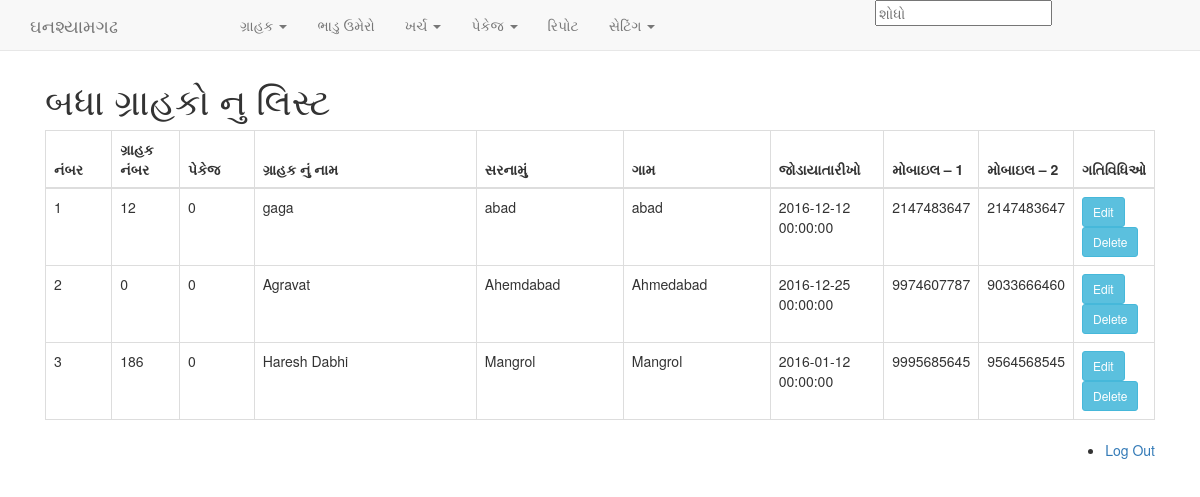
The app's page /index.php/customer with its own data.
### tables this page shows
CREATE TABLE IF NOT EXISTS `tbl_customer` (
  `cid` int(11) NOT NULL AUTO_INCREMENT,
  `cno` int(11) NOT NULL,
  `pid` int(11) NOT NULL COMMENT 'plan id',
  `cname` varchar(255) NOT NULL,
  `address` varchar(255) NOT NULL,
  `city` varchar(50) NOT NULL,
  `mobile1` varchar(12) NOT NULL,
  `mobiel2` varchar(12) NOT NULL,
  `entrydate` datetime NOT NULL,
  PRIMARY KEY (`cid`),
  UNIQUE KEY `cno` (`cno`)
);

### application/controllers/Customer.php (called while the page is built, shortened)
<?php
class Customer extends CI_Controller {
private $limit = 20;
	function __construct()
	{
		$this->load->model('Customermodel','',TRUE);
		$this->load->model('Packagemodel','',TRUE);
		$this->load->helper(array('form', 'url'));
    	$this->load->library('form_validation');
	}
	public function index()
	{
		$session_data = $this->session->userdata('logged_in');
		$data['email'] = $session_data['email'];
		$data['session_data'] = $session_data;
		$uri_segment = 4;
		$offset = $this->uri->segment($uri_segment);
		$viewdata = $this->Customermodel->get_paged_list($this->limit, $offset)->result();
		$data["viewdata"] = $viewdata;
		$data['title'] = 'Customer';
		$data['action'] = "All Record";
		$this->load->library('pagination');
		$config['base_url'] = base_url()."customer/index/";
		$config['total_rows'] = $this->Customermodel->count_all();
		$config['per_page'] = $this->limit;
		$config['uri_segment'] = $uri_segment;
		$this->pagination->initialize($config);
		$data['pagination'] = $this->pagination->create_links();
		$data['message'] = $this->session->flashdata('message');
		$data["num"] = $this->uri->segment(4);
		$this->load->view('header',$data);
		$this->load->view('customer/all',$data);
		$this->load->view('footer');
	}
}

### index.php (called while the page is built, shortened)
<?php
require_once BASEPATH.'core/CodeIgniter.php';

### application/models/Customermodel.php (called while the page is built, shortened)
<?php
Class Customermodel extends CI_Model
{
	private $table = 'tbl_customer';
	function get_paged_list($limit = 10, $offset = 0)
	{
		$this->db->order_by('cid');
		return $this->db->get($this->table, $limit, $offset);
	}
	function count_all()
	{
		$this->db->order_by('cid','desc');
		return $this->db->count_all($this->table);
	}
}
?>

### application/views/customer/all.php (the view)
 <section>
 	<div class="container">
     	<main class="main" style="margin-top:60px;">
         	<div class="table_wrapp">
             	<div class="content-header">
             	<div class="col-md-12">
                 	<h1 class="bg">બધા ગ્રાહકો નુ લિસ્ટ
                      </h1>
                 </div>
             	</div>
             </div>
             <div class="col-md-12">
     			<table id="example" class="table table-bordered" cellspacing="0" width="100%">
                 <thead>
                     <tr>
                         <th width="7%" height="42">નંબર  </th>
                         <th width="7%" height="42">ગ્રાહક નંબર  </th>
                          <th width="8%">પેકેજ </th>
                          <th width="28%">ગ્રાહક નું નામ</th>
                          <th width="16%">  સરનામું</th>
                          <th width="16%">  ગામ</th>
                          <th width="11%"> જોડાયાતારીખો</th>
                          <th width="18%" class="radius_right">મોબાઇલ – 1</th>
                          <th width="12%" class="radius_right">મોબાઇલ – 2</th>
                          <th width="20%">ગતિવિધિઓ</th>
                     </tr>
                 </thead>
                 <tbody>
                     <?php  $i=1; foreach($viewdata as $item) { ?>
                     <tr>
                         <td><?php echo $i+$num;  ?> </td>
                         <td><?php echo $item->cno;  ?> </td>
                         <td><?php echo $item->pid;  ?></td>
                         <td><?php echo $item->cname;  ?></td>
                         <td><?php echo $item->address;  ?></td>
                         <td><?php echo $item->city;  ?></td>
                         <td><?php echo $item->entrydate;  ?></td>
                         <td><?php echo $item->mobile1;  ?></td>
                         <td><?php echo $item->mobiel2;  ?></td>
                         <th>
                           <a href="<?php echo base_url(); ?>customer/edit/<?php echo $item->cid; ?>" class="btn btn-info btn-sm" role="button">Edit</a>
                          <a href="<?php echo base_url(); ?>customer/delete/<?php echo $item->cid; ?>" class="btn btn-info btn-sm" role="button" onclick="return confirm('Are you sure you want to delete?')">Delete</a>
                         </th>
                     </tr>
                     <?php $i++; } ?>
                 </tbody>
         </table>
   			</div>
</main>
     </div>
 </section>

### application/views/header.php (shortened to what this page needs)
?><!DOCTYPE html>
<html lang="eng">
<head>
<link href="<?php echo base_url();?>css/font-awesome.min.css" rel="stylesheet">
<link rel="stylesheet" href="<?php echo base_url();?>css/bootstrap.min.css">
<link rel="stylesheet" href="<?php echo base_url();?>css/dataTables.bootstrap4.min.css">
<link rel="stylesheet" href="<?php echo base_url();?>css/bootstrap-theme.min.css">
<link rel="stylesheet" href="https://formden.com/static/cdn/bootstrap-iso.css" />
<link rel="stylesheet" href="https://cdnjs.cloudflare.com/ajax/libs/bootstrap-datepicker/1.4.1/css/bootstrap-datepicker3.css"/>
<link rel="stylesheet" href="<?php echo base_url(); ?>css/main.css"/>
</head>
<body class="body_bg">
	<header>
        <nav>
            <div class="navbar navbar-default navbar-fixed-top bg-inverse" role="navigation">
                	<div class="container">
                    	<div class="row">
                            <div class="col-md-2">
                                <div class="navbar-header">
                                    <a class="navbar-brand" href="<?php echo base_url();?>">ઘનશ્યામગઢ </a>
                                </div>
                            </div>
                            <div class="col-md-10">
                                <div class="collapse navbar-collapse">
                                	<div class="row">
                                        <div class="col-md-8">
                                       	 	<ul class="nav navbar-nav user-block">
                                            <li>
                                            	<a href="#" class="dropdown-toggle" data-toggle="dropdown">ગ્રાહક
                                                	<b class="caret"></b>
                                                </a>
                                            </li>
                                            <li>
                                            	<a href="<?php echo base_url(); ?>bill/add" class="dropdown-toggle" >ભાડુ ઉમેરો  </a>
                                            </li>
                                            <li>
                                            <a href="#" class="dropdown-toggle" data-toggle="dropdown">ખર્ચ
                                                <b class="caret"></b></a>
                                            </li>
                                            <li>
                                            <a href="#" class="dropdown-toggle" data-toggle="dropdown">પેકેજ
                                                <b class="caret"></b></a>
                                            </li>
                                            <li>
                                            	<a href="#" class="dropdown-toggle" data-toggle="dropdown">રિપોટ</a>
                                            </li>
                                            <li>
                                            <a href="#" class="dropdown-toggle" data-toggle="dropdown">સેટિંગ
                                            	<b class="caret"></b></a>
                                            </li>
                                        </ul>
                                      </div>
                                      <div class="col-md-4">
                                        	<input type="text" placeholder="શોધો" class="typeahead tt-query" autocomplete="off" spellcheck="false">                               			</div>
                                	</div>
                            	</div>
                        	</div>
                        </div>
                	</div>
           		 </div>
        	</nav>
	</header>

### application/views/footer.php (shortened to what this page needs)
?> <footer>
 	<div class="container">
 		<div class="col-md-6"></div>
    	<div class="col-md-6"><ul style="float:right; text-align:right;"><li><a href="#">Log Out</a></li></ul></div>
    </div>
 </footer>
</body>
</html>

### records on screen
tbl_customer: num "1", cno "12", pid "0", cname "gaga", address "abad", city "abad", entrydate "2016-12-12 00:00:00", mobile1 "2147483647", mobiel2 "2147483647"
tbl_customer: num "2", cno "0", pid "0", cname "Agravat", address "Ahemdabad", city "Ahmedabad", entrydate "2016-12-25 00:00:00", mobile1 "9974607787", mobiel2 "9033666460"
tbl_customer: num "3", cno "186", pid "0", cname "Haresh Dabhi", address "Mangrol", city "Mangrol", entrydate "2016-01-12 00:00:00", mobile1 "9995685645", mobiel2 "9564568545"
